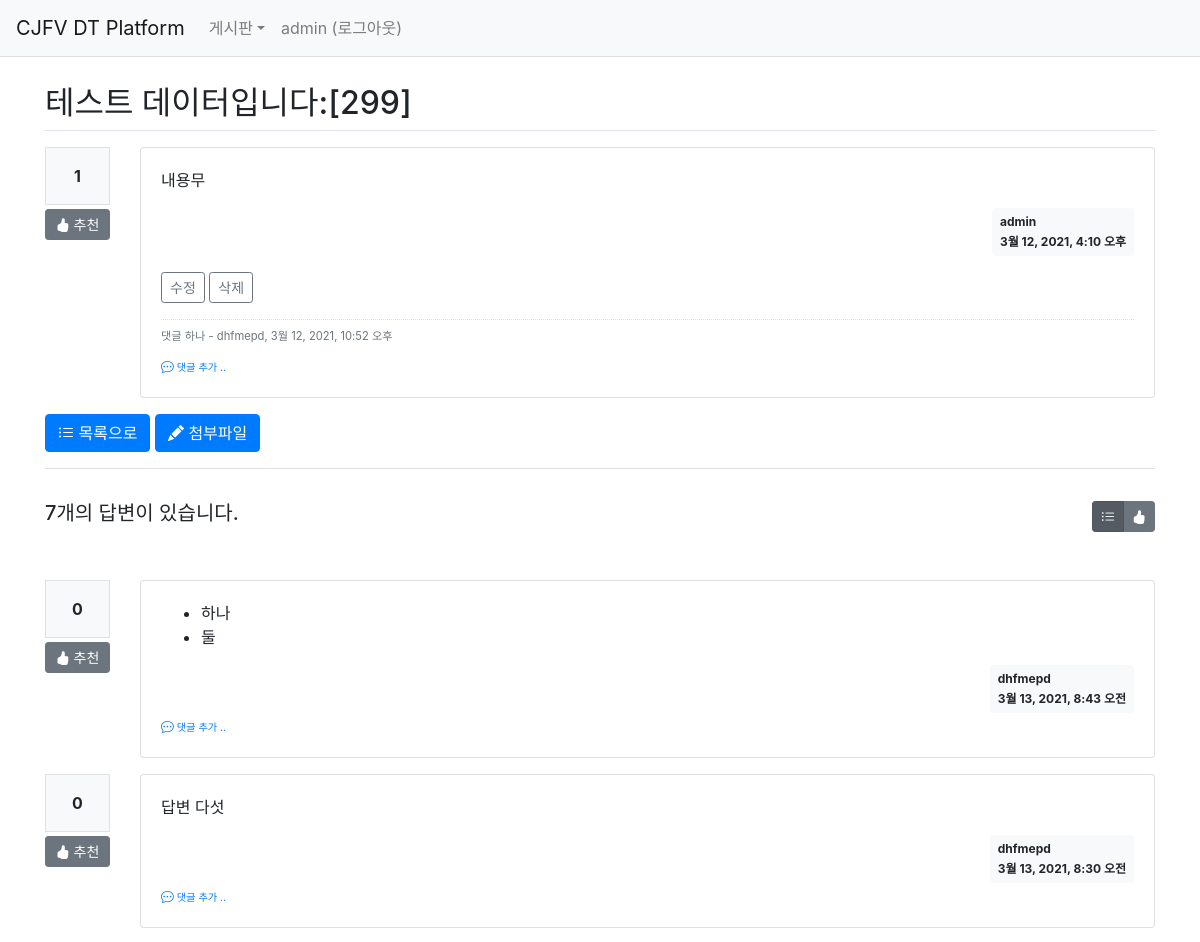
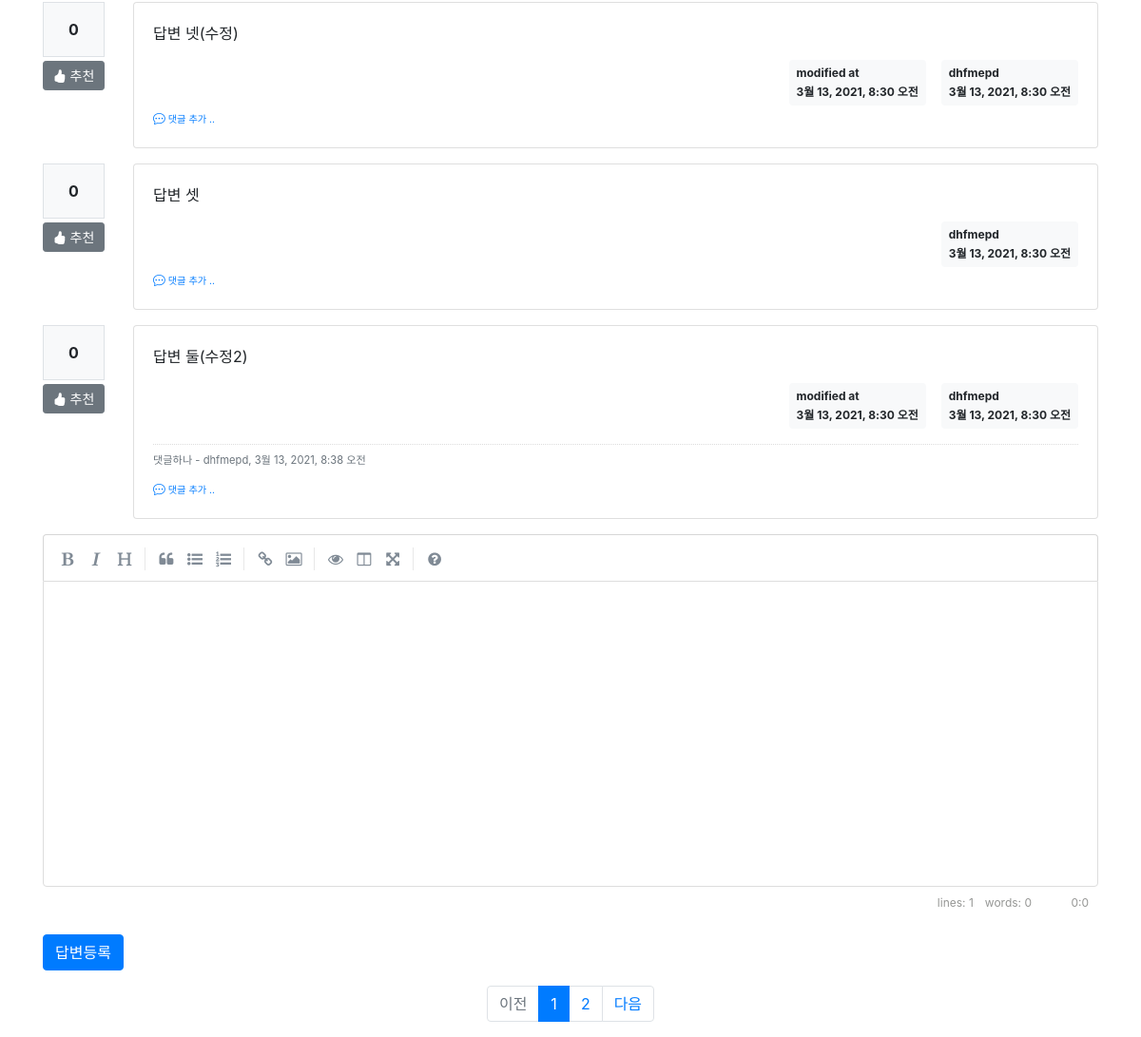
The page /board/board/detail/302/ (signed in) on the database as committed earlier (2 pictures, top to bottom).
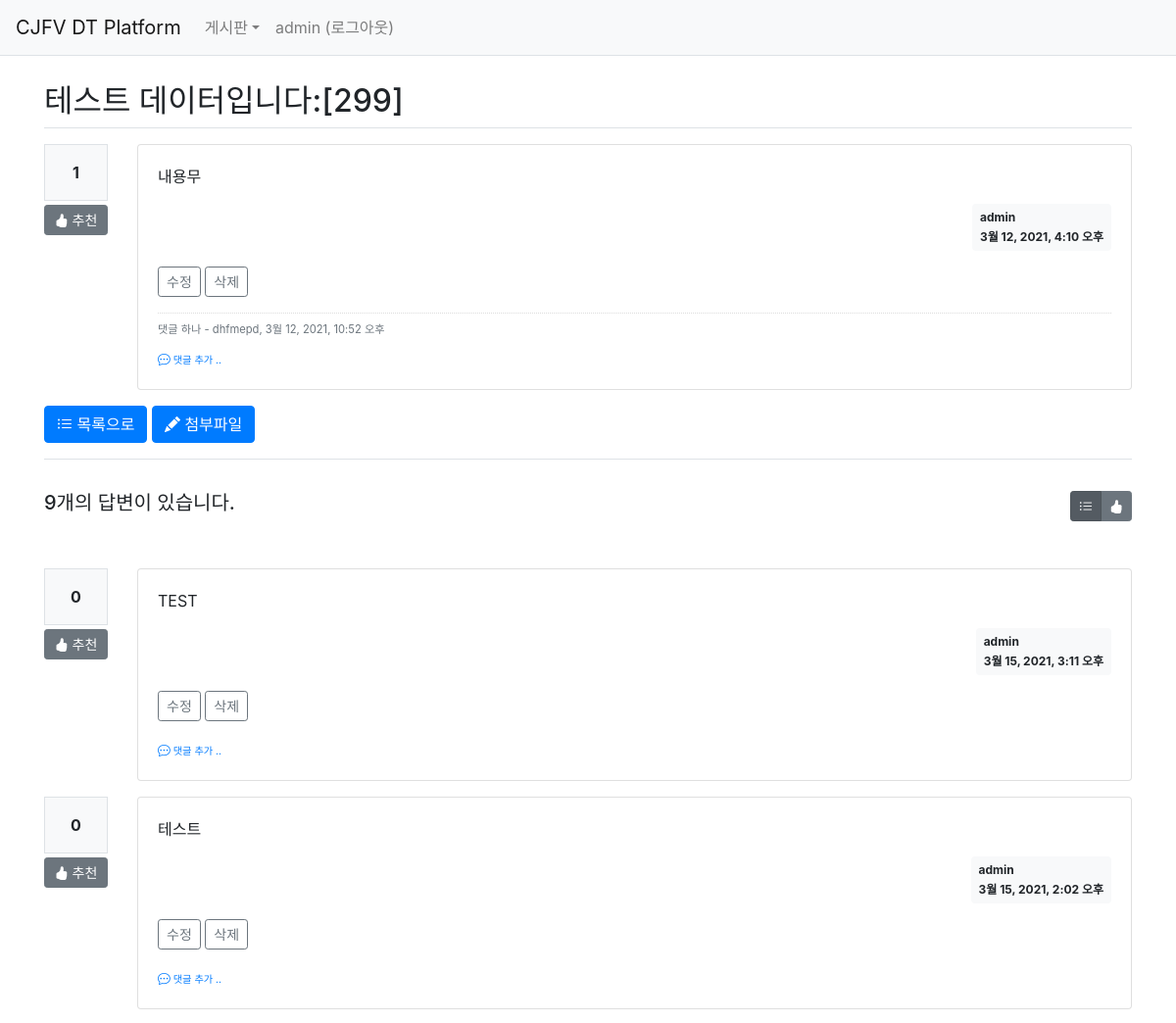
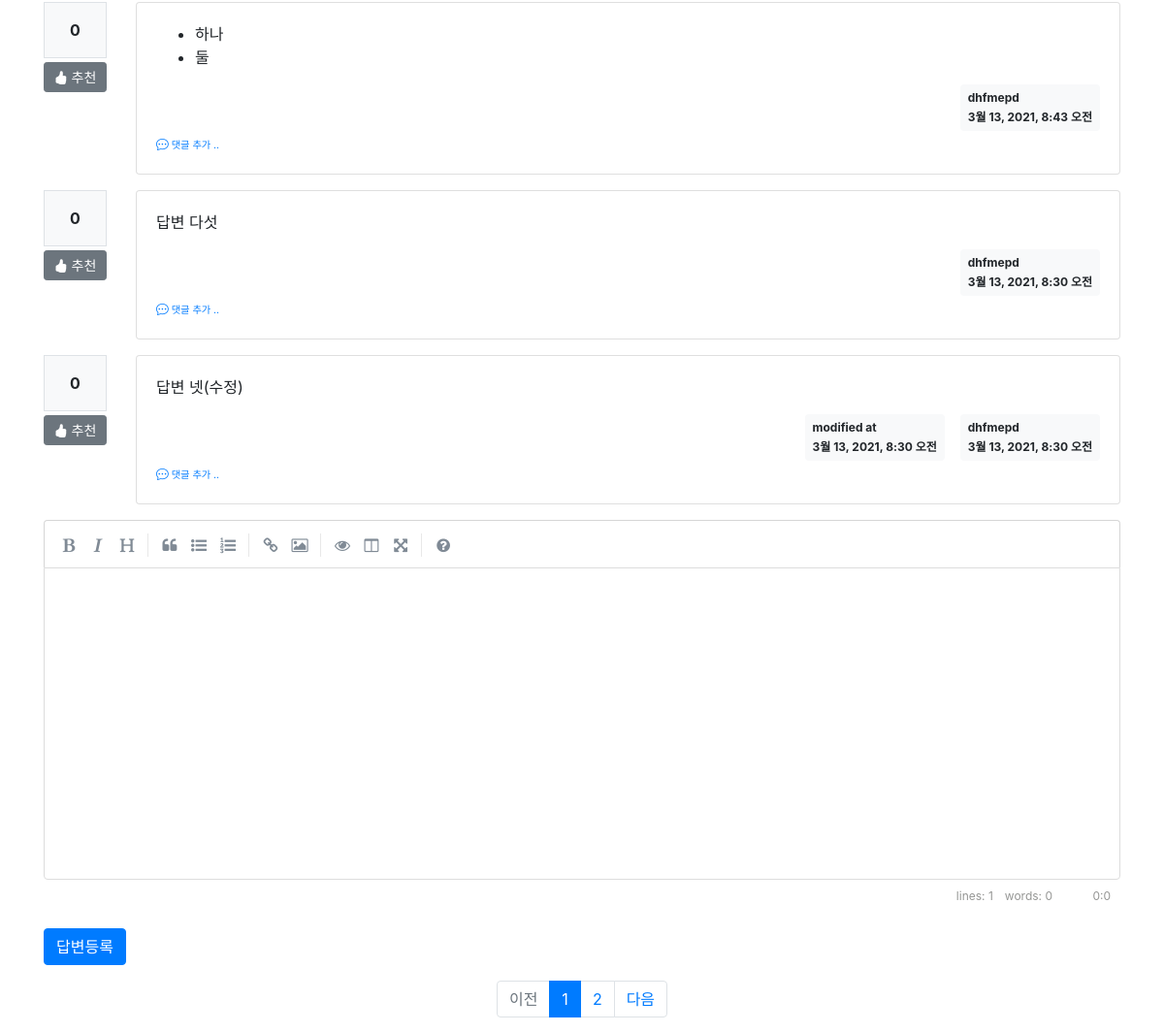
The same page on the database as committed later (2 pictures, top to bottom).
### board/models.py (models this page shows)
class Comment(models.Model):
    author = models.ForeignKey(User, on_delete=models.CASCADE)
    content = models.TextField()
    create_date = models.DateTimeField()
    modify_date = models.DateTimeField(null=True, blank=True)
    board = models.ForeignKey(Board, null=True, blank=True, on_delete=models.CASCADE)
    reply = models.ForeignKey(Reply, null=True, blank=True, on_delete=models.CASCADE)

class Reply(models.Model):
    author = models.ForeignKey(User, on_delete=models.CASCADE, related_name='author_reply')
    board = models.ForeignKey(Board, on_delete=models.CASCADE)
    content = models.TextField()
    create_date = models.DateTimeField()
    modify_date = models.DateTimeField(null=True, blank=True)
    voter = models.ManyToManyField(User, related_name='voter_reply')

### board/views/base_views.py (the view)
# urls.py: path('board/detail/<int:board_id>/', base_views.detail, name='detail'),
@login_required(login_url='common:login')
def detail(request, board_id):
    page = request.GET.get('page', '1')  # 페이지
    so = request.GET.get('so', 'recent')  # 정렬기준
    board = get_object_or_404(Board, pk=board_id)
    board.hit_count += 1
    board.save()
    if so == 'recommend':
        reply_list = board.reply_set.all().annotate(num_voter=Count('voter')).order_by('-num_voter', '-create_date')
    else:  # recent
        reply_list = board.reply_set.all().order_by('-create_date')
    paginator = Paginator(reply_list, 5)  # 페이지당 5개씩 보여주기
    page_obj = paginator.get_page(page)
    context = {'board': board, 'reply_list': page_obj, 'so': so}
    return render(request, 'board/board_detail.html', context)

### board/templatetags/board_filter.py (called while the page is built)
@register.filter()
def mark(value):
    extensions = ["nl2br", "fenced_code"]
    return mark_safe(markdown.markdown(value, extensions=extensions))

### templates/board/board_detail.html (shortened to what the changed rows need)
{% extends 'base.html' %}
{% load board_filter %}
{% block content %}
<div class="container my-3" style="padding-top:60px">
    <h2 class="border-bottom py-2">{{ board.subject }}</h2>
    <div class="row my-3">
        <div class="col-11">
            <div class="card">
                <div class="card-body">
                    {% if board.comment_set.count > 0 %}
                    <div class="mt-3">
                    {% for comment in board.comment_set.all %}
                        <div class="comment py-2 text-muted">
                            <span style="white-space: pre-line;">{{ comment.content }}</span>
                            <span>
                                - {{ comment.author }}, {{ comment.create_date }}
                            </span>
                        </div>
                    {% endfor %}
                    </div>
                    {% endif %}
                </div>
            </div>
        </div>
    </div>
    <div class="d-flex justify-content-between border-top my-3 py-2">
        <h5 class="my-3 py-2">{{ reply_list.paginator.count }}개의 답변이 있습니다.</h5>
        <div class="btn-group my-3 py-2" role="group">
            <button type="button" class="btn btn-sm btn-secondary so {% if so == 'recent' %}active{% endif %}" data-so="recent"  data-original-title="최신순">
            </button>
            <button type="button" class="btn btn-sm btn-secondary so {% if so == 'recommend' %}active{% endif %}" data-so="recommend" data-original-title="추천순">
            </button>
        </div>
    </div>
    {% for reply in reply_list %}
    <div class="row my-3">
        <div class="col-1">
            <div class="bg-light text-center p-3 border font-weight-bolder mb-1">{{reply.voter.count}}</div>
            <a href="#" data-uri="{% url 'board:vote_reply' reply.id  %}"
                class="recommend btn btn-sm btn-secondary btn-block my-1"><i class="bi bi-hand-thumbs-up-fill"></i> 추천</a>
        </div>
        <div class="col-11">
            <div class="card">
                <div class="card-body">
                    <div class="card-text">{{ reply.content|mark }}</div>
                    <div class="d-flex justify-content-end">
                        {% if reply.modify_date %}
                        <div class="badge badge-light p-2 text-left mx-3">
                            <div class="mb-2">modified at</div>
                            <div>{{ reply.modify_date }}</div>
                        </div>
                        {% endif %}
                        <div class="badge badge-light p-2 text-left">
                            <div class="mb-2">{{ reply.author.username }}</div>
                            <div>{{ reply.create_date }}</div>
                        </div>
                    </div>
                    {% if request.user == reply.author %}
                    <div class="my-3">
                        <a href="{% url 'board:reply_modify' reply.id  %}"
                           class="btn btn-sm btn-outline-secondary">수정</a>
                        <a href="#" class="delete btn btn-sm btn-outline-secondary "
                           data-uri="{% url 'board:reply_delete' reply.id  %}">삭제</a>
                    </div>
                    {% endif %}
                    {% if reply.comment_set.count > 0 %}
                    <div class="mt-3">
                    {% for comment in reply.comment_set.all %}
                        <div class="comment py-2 text-muted">
                            <span style="white-space: pre-line;">{{ comment.content }}</span>
                            <span>
                                - {{ comment.author }}, {{ comment.create_date }}
                            </span>
                        </div>
                    {% endfor %}
                    </div>
                    {% endif %}
                    <div>
                        <a href="{% url 'board:comment_create_reply' reply.id  %}"
                           class="small"><i class="bi bi-chat-dots"></i><small> 댓글 추가 ..</small></a>
                    </div>
                </div>
            </div>
        </div>
    </div>
    {% endfor %}
    <ul class="pagination justify-content-center">
        {% for page_number in reply_list.paginator.page_range %}
            {% if page_number >= reply_list.number|add:-5 and page_number <= reply_list.number|add:5 %}
                {% if page_number == reply_list.number %}
                <li class="page-item active" aria-current="page">
                    <a class="page-link" data-page="{{ page_number }}" href="#">{{ page_number }}</a>
                </li>
                {% else %}
                <li class="page-item">
                    <a class="page-link" data-page="{{ page_number }}" href="#">{{ page_number }}</a>
                </li>
                {% endif %}
            {% endif %}
        {% endfor %}
    </ul>
</div>
{% endblock %}

Rows that differ between the two databases and show on the page:
no longer on this page (row unchanged): Reply: voter.count "0", content|mark "답변 셋", author.username "dhfmepd", create_date "3월 13, 2021, 8:30 오전"
no longer on this page (row unchanged): Reply: voter.count "0", content|mark "답변 둘(수정2)", modify_date "3월 13, 2021, 8:30 오전", author.username "dhfmepd", create_date "3월 13, 2021, 8:30 오전"
no longer on this page (row unchanged): Comment: content "댓글하나", author "dhfmepd", create_date "3월 13, 2021, 8:38 오전", shown under "0"
added Reply: voter.count "0", content|mark "TEST", author.username "admin", create_date "3월 15, 2021, 3:11 오후", shows "수정"
added Reply: voter.count "0", content|mark "테스트", author.username "admin", create_date "3월 15, 2021, 2:02 오후", shows "수정"
Other text that changed with them:
{{ reply_list.paginator.count }}: "7" → "9"
